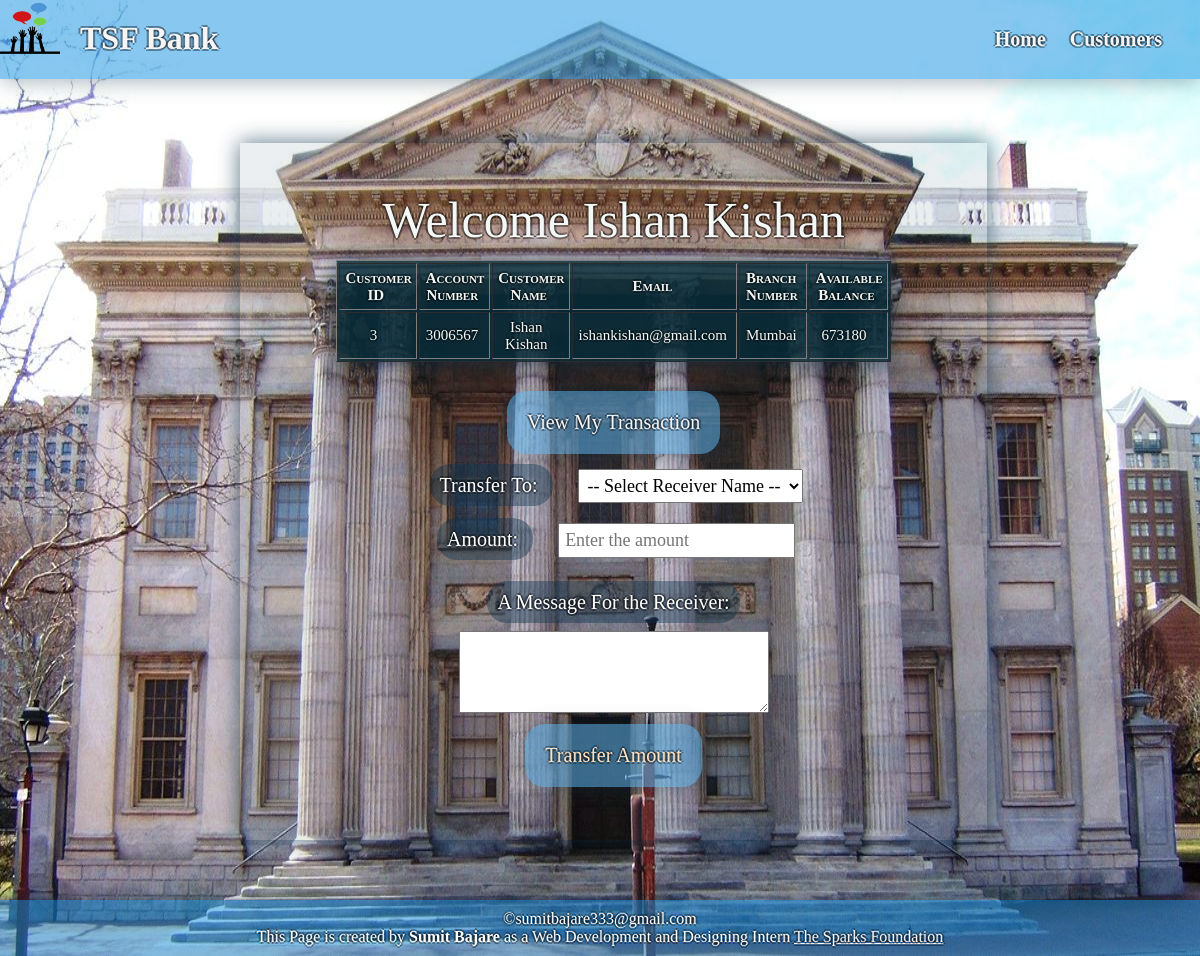
/transfer.php?id=3, run on the app's committed database.
### tables this page shows
CREATE TABLE `bankusers` (
  `CustomerID` int(5) NOT NULL,
  `AccountNumber` int(10) NOT NULL,
  `CustomerName` varchar(50) DEFAULT NULL,
  `Email` varchar(30) NOT NULL,
  `BranchName` varchar(50) DEFAULT NULL,
  `TotalWithdrawal` int(20) NOT NULL,
  `TotalDeposist` int(11) NOT NULL,
  `AvailableBalance` int(10) NOT NULL
);

### transfer.php (the view, shortened to what this page needs)
<!DOCTYPE html>
<html lang="en">
<head>
    <link rel="stylesheet" href="style_transfer.css">
</head>
<body>
    <header>
        <img src="tsf_logo.png" alt="bank logo">
        <h1>TSF Bank</h1>
        <nav id="nav_bar">
            <a href="index.html">Home</a>
            <a href="view.php">Customers</a>
        </nav>
    </header>
    <section class="transfer">
        <?php
    $username="root";
    $password="Root@db123";
    $db="bankusers";
    $conn = new mysqli("localhost", $username,$password,$db) or die ("You are not Connected");
        $customerid = $_GET['id'];
        $sqlget = "SELECT * FROM bankusers WHERE CustomerID = '$customerid'";
        $sqldata = mysqli_query($conn,$sqlget) or die('Error Getting the data');
        while($row = mysqli_fetch_array($sqldata, MYSQLI_ASSOC)){
            $name = $row['CustomerName'];
        }
        echo "<table border='1' id='table_view'>";
        echo "<caption>Welcome ".$name."</caption>";
        echo "<tr>
            <th>Customer ID</th>
            <th>Account Number</th>
            <th>Customer Name</th>
            <th>Email</th>
            <th>Branch Number</th>
            <th>Available Balance</th>
            </tr>";
            $sqlget = "SELECT * FROM bankusers WHERE CustomerID = '$customerid'";
            $sqldata = mysqli_query($conn,$sqlget) or die('Error Getting the data');
        while($row = mysqli_fetch_array($sqldata, MYSQLI_ASSOC)){
            echo "<tr><td>";
                echo $row['CustomerID'];
            echo "</td><td>";
                echo $row['AccountNumber'];
            echo "</td><td>";
                echo $row['CustomerName'];
            echo "</td><td>";
                echo $row['Email'];
            echo "</td><td>";
                echo $row['BranchName'];
            echo "</td><td>";
                echo $row['AvailableBalance'];
            echo "</td></tr>";
        }
          echo "</table>";
        echo "<br/>
        <form action='transaction_all.php'>
        <input type='hidden' name='tn' value='$customerid'>
        <button type='button' class='button'><a href='transfer_me.php?id=$customerid'>View My Transaction</a></button><br/>
        <label>Transfer To:  </label>
        <select name='rn' required>
            <option disabled selected>-- Select Receiver Name --</option>";
        echo "</select><br/>";
        echo '<label>Amount:  </label><input type="number" name="cashtransfer" id="cashtransfer" placeholder="Enter the amount" value="" required="required"><br/><br/>
        <label>A Message For the Receiver: </label><br/>
        <textarea name="msg" rows="5" cols="40"></textarea>
        <button type="submit">Transfer Amount</button>
        </form>';
        ?>
    </section>
    <footer>
        &copy;sumitbajare333@gmail.com
        <p>This Page is created by <b>Sumit Bajare</b> as a Web Development and Designing Intern <u> <a href="https://www.thesparksfoundationsingapore.org">The Sparks Foundation </a></u> </p>
    </footer>
</body>
</html>

### style_transfer.css (style rules this page uses)
* { margin: 0px; padding: 0px; font-family: 'Times New Roman', Times, serif; }
body { background-image: url("bank_bg.jpeg"); background-repeat: no-repeat; background-size: 100% 100%; color: white; }
header { display: inline-block; background-color: rgba(17, 143, 226, 0.5); width: 100%; color: whitesmoke; text-shadow: 2px 0px 0px rgba(0, 1, 2, 0.377), 0px 2px 0px rgba(0, 1, 2, 0.377), -2px 0px 0px rgba(0, 1, 2, 0.377), 0px -2px 0px rgba(0, 1, 2, 0.377); box-shadow: 2px 2px 20px rgba(17, 52, 77, 0.377); }
header h1 { margin: 20px; float: left; }
header img { float: left; width: 60px; height: 60px; }
nav { float: right; padding: 28px; }
nav a { text-decoration: none; color: whitesmoke; font-size: 20px; font-weight: bolder; padding: 10px; }
form { text-shadow: 2px 0px 0px rgba(0, 1, 2, 0.377), 0px 2px 0px rgba(0, 1, 2, 0.377), -2px 0px 0px rgba(0, 1, 2, 0.377), 0px -2px 0px rgba(0, 1, 2, 0.377); }
.transfer { display: inline-block; position: relative; border: transparent; font-size: 20px; background-color: rgba(60, 102, 119, 0.1); box-shadow: 2px -2px 20px rgba(17, 52, 77, 0.377), -2px 2px 20px rgba(17, 52, 77, 0.377); padding: 4% 8% 4% 8%; text-align: center; margin: 5% 20% 5% 20%; text-shadow: 2px 0px 0px rgba(0, 1, 2, 0.377), 0px 2px 0px rgba(0, 1, 2, 0.377), -2px 0px 0px rgba(0, 1, 2, 0.377), 0px -2px 0px rgba(0, 1, 2, 0.377); }
caption { font-size: 50px; margin-bottom: 2%; }
table { text-align: center; font-size: 15px; color: rgb(243, 247, 245); background-color: rgba(6, 44, 59, 0.829); box-shadow: 2px -2px 20px rgba(17, 52, 77, 0.377), -2px 2px 20px rgba(17, 52, 77, 0.377); width: 100%; }
th { font-variant: small-caps; }
td, th { padding: 1%; padding-right: 10px; }
td { padding-right: 15px; }
a { text-decoration: none; color: whitesmoke; }
button { display: inline-block; padding: 20px; border-radius: 20px; margin: 1% 10% 1% 10%; border: transparent; background-color: rgba(87, 169, 224, 0.582); color: bisque; box-shadow: 2px 2px 20px rgba(17, 52, 77, 0.377); font-size: 20px; text-shadow: 2px 0px 0px rgba(0, 1, 2, 0.377), 0px 2px 0px rgba(0, 1, 2, 0.377), -2px 0px 0px rgba(0, 1, 2, 0.377), 0px -2px 0px rgba(0, 1, 2, 0.377); }
.button { margin: 1%; }
textarea { margin-top: 3%; }
footer { clear: both; color: white; text-shadow: 2px 0px 0px rgba(0, 1, 2, 0.377), 0px 2px 0px rgba(0, 1, 2, 0.377), -2px 0px 0px rgba(0, 1, 2, 0.377), 0px -2px 0px rgba(0, 1, 2, 0.377); text-align: center; height: 10%; padding: 10px; box-shadow: 2px -2px 20px rgba(17, 52, 77, 0.377); background-color: rgba(17, 143, 226, 0.5); }
label { margin: 15px; font-size: 20px; background-color: rgba(12, 51, 77, 0.418); border-radius: 20px; padding: 10px; }
select, input[type="number"] { margin: 10px; font-size: large; padding: 5px; }

### data on the page
bankusers: CustomerName "Ishan Kishan", CustomerID "3", AccountNumber "3006567", Email "ishankishan@gmail.com", BranchName "Mumbai", AvailableBalance "673180"
